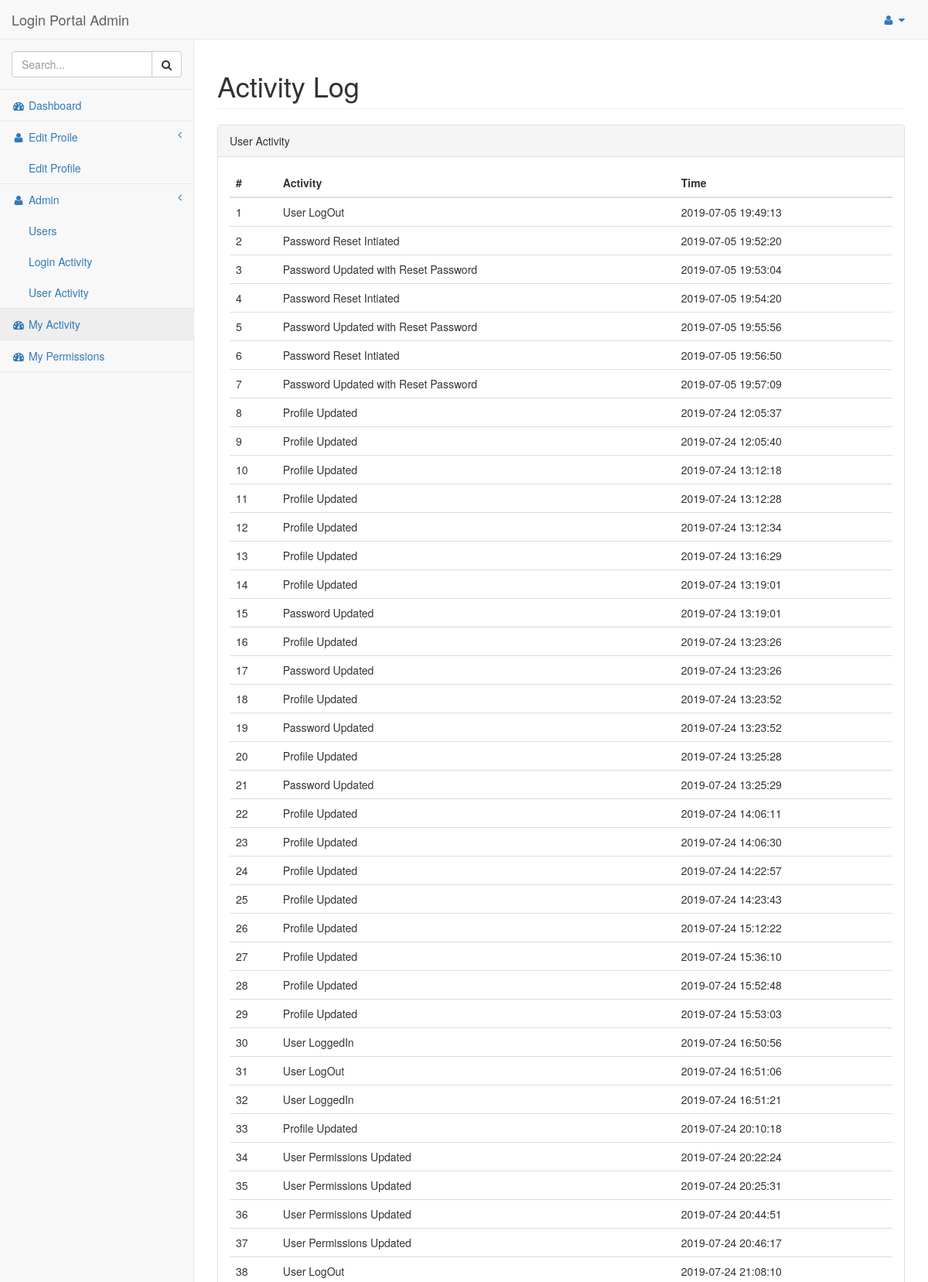
Page /activity.php (signed in, upper part) on the committed database.
### tables this page shows
CREATE TABLE `user_activity` (
  `id` int(11) NOT NULL,
  `uid` int(11) NOT NULL,
  `activity` varchar(255) NOT NULL,
  `created` datetime NOT NULL DEFAULT current_timestamp()
);

### activity.php (the view, shortened to what this page needs)
<?php
require_once('includes/connect.php');
include('includes/header.php');
include('includes/navigation.php');
$userid = $_SESSION['id'];
?>
<div id="page-wrapper" style="min-height: 345px;">
    <div class="row">
        <div class="col-lg-12">
            <h1 class="page-header">Activity Log</h1>
        </div>
    </div>
    <div class="row">
        <div class="col-lg-12">
            <div class="panel panel-default">
                <div class="panel-heading">
                    User Activity
                </div>
                <div class="panel-body">
                    <div class="table-responsive">
                        <table class="table table-hover">
                            <thead>
                                <tr>
                                    <th>#</th>
                                    <th>Activity</th>
                                    <th>Time</th>
                                </tr>
                            </thead>
                            <tbody>
                                <?php
                                    $actsql = "SELECT * FROM user_activity WHERE uid=?";
                                    $actresult = $db->prepare($actsql);
                                    $actresult->execute(array($userid));
                                    $actres = $actresult->fetchAll(PDO::FETCH_ASSOC);
                                    $i = 1;
                                    foreach ($actres as $activity) {
                                ?>
                                <tr>
                                    <td><?php echo $i; ?></td>
                                    <td><?php echo $activity['activity']; ?></td>
                                    <td><?php echo $activity['created']; ?></td>
                                </tr>
                                <?php $i++; } ?>
                            </tbody>
                        </table>
                    </div>
                </div>
            </div>
    </div>
</div>
<?php include('includes/footer.php'); ?>

### rows in the picture
user_activity: activity "User LogOut", created "2019-07-05 19:49:13"
user_activity: activity "Password Reset Intiated", created "2019-07-05 19:52:20"
user_activity: activity "Password Updated with Reset Password", created "2019-07-05 19:53:04"
user_activity: activity "Password Reset Intiated", created "2019-07-05 19:54:20"
user_activity: activity "Password Updated with Reset Password", created "2019-07-05 19:55:56"
user_activity: activity "Password Reset Intiated", created "2019-07-05 19:56:50"
user_activity: activity "Password Updated with Reset Password", created "2019-07-05 19:57:09"
user_activity: activity "Profile Updated", created "2019-07-24 12:05:37"
user_activity: activity "Profile Updated", created "2019-07-24 12:05:40"
user_activity: activity "Profile Updated", created "2019-07-24 13:12:18"
user_activity: activity "Profile Updated", created "2019-07-24 13:12:28"
user_activity: activity "Profile Updated", created "2019-07-24 13:12:34"
user_activity: activity "Profile Updated", created "2019-07-24 13:16:29"
user_activity: activity "Profile Updated", created "2019-07-24 13:19:01"
user_activity: activity "Password Updated", created "2019-07-24 13:19:01"
user_activity: activity "Profile Updated", created "2019-07-24 13:23:26"
user_activity: activity "Password Updated", created "2019-07-24 13:23:26"
user_activity: activity "Profile Updated", created "2019-07-24 13:23:52"
user_activity: activity "Password Updated", created "2019-07-24 13:23:52"
user_activity: activity "Profile Updated", created "2019-07-24 13:25:28"
user_activity: activity "Password Updated", created "2019-07-24 13:25:29"
user_activity: activity "Profile Updated", created "2019-07-24 14:06:11"
user_activity: activity "Profile Updated", created "2019-07-24 14:06:30"
user_activity: activity "Profile Updated", created "2019-07-24 14:22:57"
user_activity: activity "Profile Updated", created "2019-07-24 14:23:43"
user_activity: activity "Profile Updated", created "2019-07-24 15:12:22"
user_activity: activity "Profile Updated", created "2019-07-24 15:36:10"
user_activity: activity "Profile Updated", created "2019-07-24 15:52:48"
user_activity: activity "Profile Updated", created "2019-07-24 15:53:03"
user_activity: activity "User LoggedIn", created "2019-07-24 16:50:56"
user_activity: activity "User LogOut", created "2019-07-24 16:51:06"
user_activity: activity "User LoggedIn", created "2019-07-24 16:51:21"
user_activity: activity "Profile Updated", created "2019-07-24 20:10:18"
user_activity: activity "User Permissions Updated", created "2019-07-24 20:22:24"
user_activity: activity "User Permissions Updated", created "2019-07-24 20:25:31"
user_activity: activity "User Permissions Updated", created "2019-07-24 20:44:51"
user_activity: activity "User Permissions Updated", created "2019-07-24 20:46:17"
user_activity: activity "User LogOut", created "2019-07-24 21:08:10"
